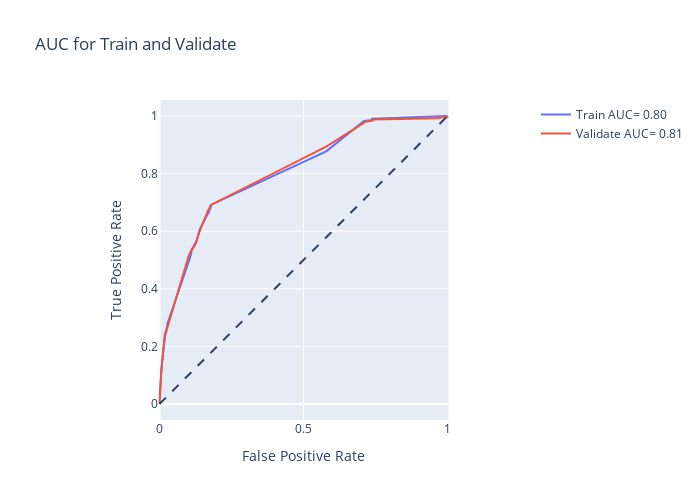

The code cell stored with this chart in its notebook:
### Code cell
fig = go.Figure()
fig.add_shape(
    type='line', line=dict(dash='dash'),
    x0=0, x1=1, y0=0, y1=1
)

for i, j in enumerate(['train','validate']):
    
    
    if j == 'train':
        fpr, tpr, _ = roc_curve(y_train, train_pred)
        auc_score = roc_auc_score(y_train, train_pred)
    elif j == 'validate':
        fpr, tpr, _ = roc_curve(y_val, val_pred)
        auc_score = roc_auc_score(y_val, val_pred)

    name = "{} AUC= {:.2f}".format(j.title(),auc_score)
    fig.add_trace(go.Scatter(x=fpr, y=tpr, name=name, mode='lines'))

fig.update_layout(
    title='AUC for Train and Validate'
    ,xaxis_title='False Positive Rate'
    ,yaxis_title='True Positive Rate'
    ,yaxis=dict(scaleanchor="x", scaleratio=1)
    ,xaxis=dict(constrain='domain')
    ,width=700
    ,height=500
)
fig.show()
